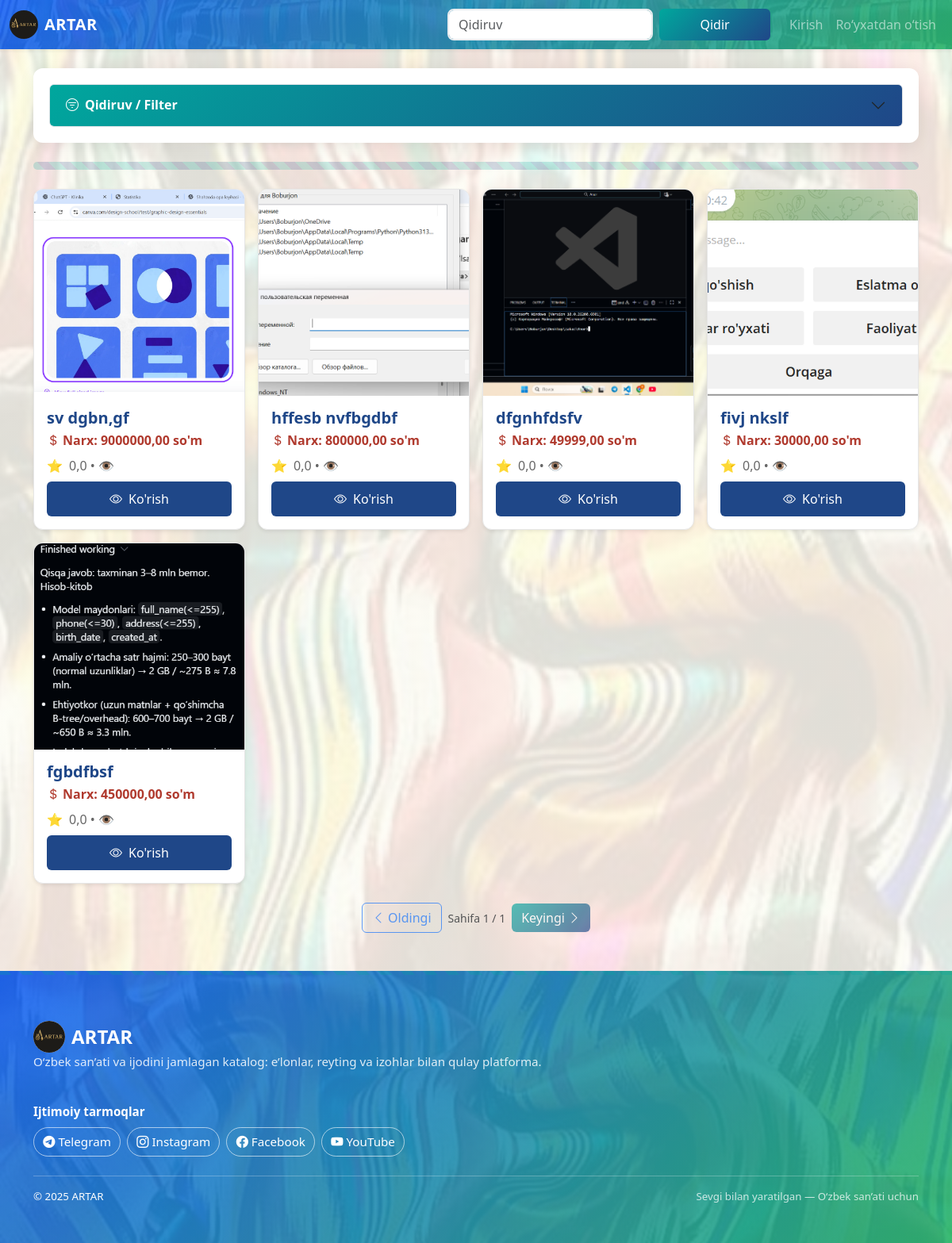
The app's page /, older data.
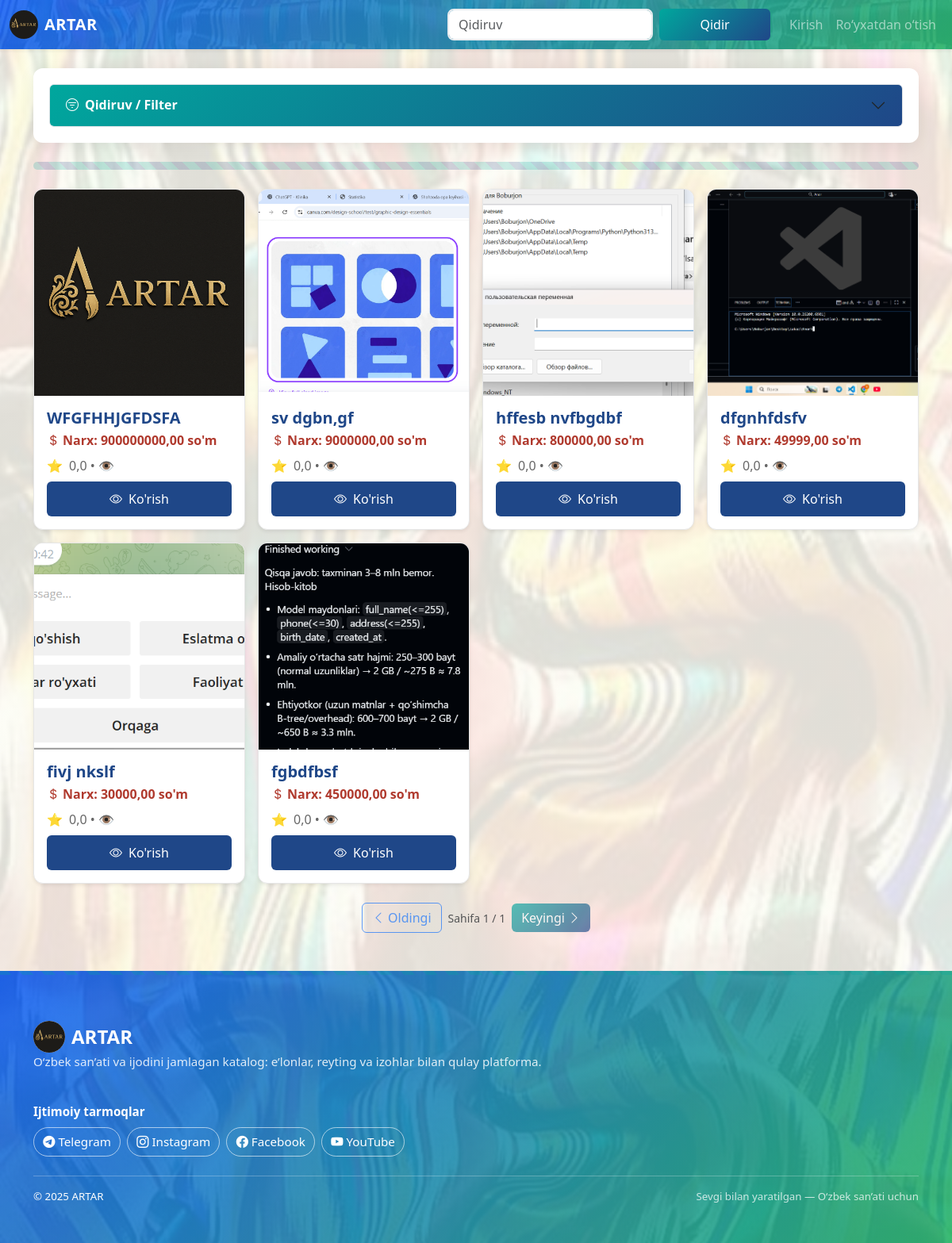
The same page, newer data.
### catalog/models.py (models this page shows, shortened)
class Artwork(models.Model):
    author = models.ForeignKey(User, on_delete=models.CASCADE, related_name='artworks')
    title = models.CharField(max_length=200)
    slug = models.SlugField(max_length=220, unique=True, blank=True)
    description = models.TextField(blank=True)
    price = models.DecimalField(max_digits=12, decimal_places=2, validators=[MinValueValidator(0)])
    contact = models.CharField(max_length=255)
    category = models.ForeignKey(Category, on_delete=models.SET_NULL, null=True, related_name='artworks')
    created = models.DateTimeField(auto_now_add=True)
    updated = models.DateTimeField(auto_now=True)
    class Meta:
        ordering = ['-created']
        indexes = [models.Index(fields=['slug'])]
    @property
    def first_image(self):
        img = self.images.order_by('id').first()
        return img.image.url if img and img.image else None

class ArtworkImage(models.Model):
    artwork = models.ForeignKey(Artwork, on_delete=models.CASCADE, related_name='images')
    image = models.ImageField(upload_to=artwork_image_upload_to)
    order = models.PositiveIntegerField(default=0)
    class Meta:
        ordering = ['order', 'id']

### catalog/views.py (the view, shortened to what this page needs)
# urls.py: path('', views.home_view, name='home'),
def home_view(request):
    Listing = _get_model('catalog', [
        'Art', 'Artwork', 'ArtItem', 'Product', 'Item', 'Listing', 'Ad', 'Announcement', 'Elon'
    ])
    Category = _get_model('catalog', ['Category', 'ArtCategory', 'ProductCategory'])
    if Listing is None:
        return render(request, 'catalog/home.html', {
            'page_obj': Paginator([], 12).get_page(1),
            'categories': Category.objects.all() if Category else [],
        })
    qs = Listing.objects.all()
    field_names = {f.name for f in Listing._meta.get_fields() if isinstance(f, models.Field)}
    if 'id' in field_names:
        qs = qs.order_by('-id')
    elif 'created_at' in field_names:
        qs = qs.order_by('-created_at')
    elif 'date' in field_names:
        qs = qs.order_by('-date')
    params = request.GET
    title = params.get('title')
    if title:
        if 'title' in field_names:
            qs = qs.filter(title__icontains=title)
        elif 'name' in field_names:
            qs = qs.filter(name__icontains=title)
    cat = params.get('category')
    mn = params.get('min_price')
    if mn:
        for pfield in ('price', 'amount', 'cost'):
            if pfield in field_names:
                qs = qs.filter(**{f'{pfield}__gte': mn})
                break
    mx = params.get('max_price')
    if mx:
        for pfield in ('price', 'amount', 'cost'):
            if pfield in field_names:
                qs = qs.filter(**{f'{pfield}__lte': mx})
                break
    order = params.get('order_by')
    paginator = Paginator(qs, 12)
    page_number = request.GET.get('page') or 1
    page_obj = paginator.get_page(page_number)
    context = {
        'page_obj': page_obj,
        'categories': Category.objects.all() if Category else [],
    }
    return render(request, 'catalog/home.html', context)

### catalog/context_processors.py (called while the page is built)
def nav_categories(request):
    return {"nav_categories": Category.objects.all()}

### catalog/views.py (called while the page is built)
def _get_model(app_label: str, candidates):
    for name in candidates:
        try:
            return apps.get_model(app_label, name)
        except LookupError:
            continue
    return None

### templates/catalog/home.html (shortened to what this page needs)
{% extends 'base.html' %}
{% load static %}
{% block content %}
<link rel="stylesheet" href="{% static 'css/uzbek.css' %}">
<link rel="stylesheet" href="https://cdn.jsdelivr.net/npm/bootstrap-icons@1.11.3/font/bootstrap-icons.css">
<div class="accordion mb-3 filter-section uzbek-card" id="searchAccordion">
  <div class="accordion-item">
    <h2 class="accordion-header" id="headingOne">
      <button class="accordion-button collapsed uzbek-accordion-btn" type="button" data-bs-toggle="collapse" data-bs-target="#collapseOne" aria-expanded="false" aria-controls="collapseOne">
        <i class="bi bi-filter-circle me-2"></i>Qidiruv / Filter
      </button>
    </h2>
  </div>
</div>
<div class="uzbek-separator my-4"></div>
<div id="cardsGrid" class="row g-3">
  {% if page_obj %}
    {% for art in page_obj.paginator.object_list %}
      <div class="col-6 col-sm-6 col-md-4 col-lg-3 card-item">
        <div class="product-card h-100 shadow-sm uzbek-product-card">
          {% if art.first_image %}
          <img src="{{ art.first_image }}" class="card-img-top cover" alt="{{ art.title }}" loading="lazy">
          {% else %}
          <div class="placeholder-bg uzbek-placeholder">
            <i class="bi bi-image me-2"></i>ARTAR
          </div>
          {% endif %}
          <div class="card-body d-flex flex-column p-3">
            <div class="d-flex justify-content-between align-items-center mb-1">
              <h5 class="card-title mb-0 text-truncate uzbek-title" title="{{ art.title }}">{{ art.title }}</h5>
            </div>
            <div class="mb-2 price uzbek-price">
              <i class="bi bi-currency-dollar me-1"></i>Narx: <strong>{{ art.price }}</strong> so'm
            </div>
            <div class="mb-2 product-rating uzbek-rating">
              <span class="rating-stars">⭐</span> {{ art.avg_rating|default:0|floatformat:1 }} • 👁️ {{ art.views_count }}
            </div>
            <a href="{% url 'catalog:detail' art.slug %}" class="btn btn-gradient view-btn mt-auto">
              <i class="bi bi-eye me-2"></i>Ko'rish
            </a>
          </div>
        </div>
      </div>
    {% endfor %}
  {% endif %}
</div>
<div class="d-flex justify-content-center align-items-center gap-2 my-4">
  <button id="prevPage" class="btn btn-outline-primary">
    <i class="bi bi-chevron-left me-1"></i>Oldingi
  </button>
  <span id="pageIndicator" class="text-muted small"></span>
  <button id="nextPage" class="btn btn-gradient">
    Keyingi<i class="bi bi-chevron-right ms-1"></i>
  </button>
</div>
{% endblock %}

Row changes from the older to the newer data that the page shows:
added Artwork: first_image (picture), title "WFGFHHJGFDSFA", price "900000000,00", avg_rating "0,0"
